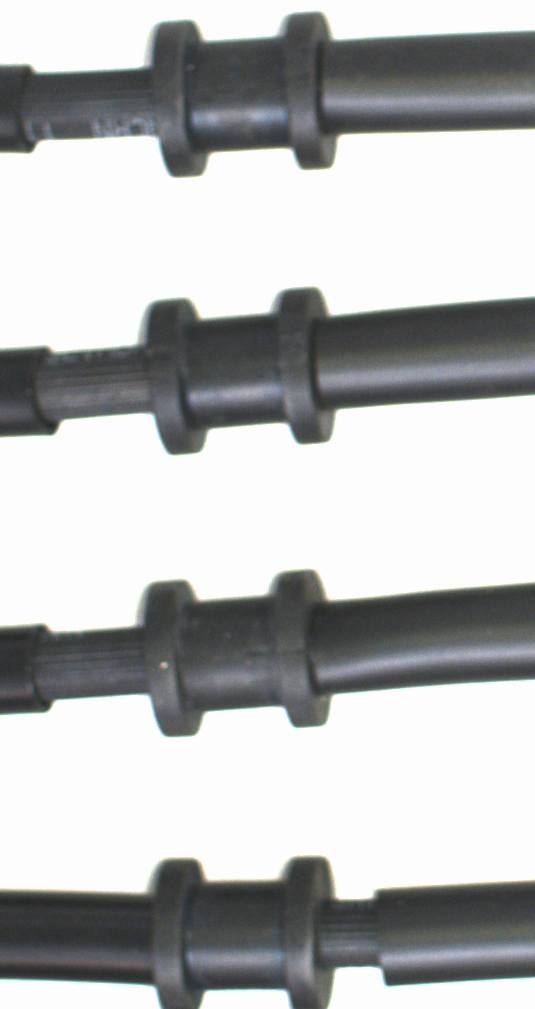
#> input picture datafornichi/template/h11_tem.bmp, 535 x 1009 px, given in place of h1.bmp, which was not available
$ python dialate.py
#> lines starting #> are read from the running program, lines starting #| are printed output that depends on the picture; after the words box and inside, x2 and y2 are one past the last pixel; in counts of white or black regions, pixels touching at a corner belong together; pictures that were not available may be replaced by others from this repository, and a replacement may not be noted
import os
import cv2
import numpy as np
import math
import time
try:
    import imutils
except:
    os.system("pip install imutils")
    import imutils

def fit_angel_pca(contours, hierarchy, src):
    min = 1000
    output = {}
    for index, cnt in enumerate(contours):
        if hierarchy[0, index, 3] != -1:
            continue;
        # if hierarchy[0, index, 2] != -1:
        #     continue;
        area = cv2.contourArea(cnt)
        if area >= min:
            data = cnt[:, 0, :].astype(np.float32)
            mean, eigenvectors = cv2.PCACompute(data, mean=None)
            angel = math.atan2(eigenvectors[0][1], eigenvectors[0][0]) * (180 / math.pi)
            mean_point = (int(round(mean[0][0])), int(round(mean[0][1])))
            cv2.circle(src, mean_point, 5, (0, 0, 255), -1)
            output[tuple(mean.flatten())] = angel
            scale = 100
            vector2_end = (int(mean_point[0] + eigenvectors[0][0] * scale), int(mean_point[1] + eigenvectors[0][1] * scale))
            cv2.arrowedLine(src, mean_point, vector2_end, (0, 255, 0), 1, cv2.LINE_AA)
    return output, src

def tienxuly(sr0):
    img_src = cv2.cvtColor(sr0, cv2.COLOR_BGR2GRAY)
    blurred = cv2.GaussianBlur(img_src, (3, 3), 0)
    _, edges_src = cv2.threshold(blurred, 180, 255, cv2.THRESH_BINARY_INV)
    contours, hierarchy = cv2.findContours(edges_src, cv2.RETR_TREE, cv2.CHAIN_APPROX_NONE)
    return contours, hierarchy, edges_src

def remove_jig(img):
    hsv = cv2.cvtColor(img, cv2.COLOR_BGR2HSV)
    lower_blue = np.array([90, 100, 100])
    upper_blue = np.array([130, 255, 255])
    # Tạo mask để chỉ giữ lại các pixel nằm trong khoảng giá trị màu xanh dương
    mask = np.zeros_like(img, dtype=np.uint8)
    mask[(hsv[:, :, 0] >= lower_blue[0]) & (hsv[:, :, 0] <= upper_blue[0]) &
         (hsv[:, :, 1] >= lower_blue[1]) & (hsv[:, :, 1] <= upper_blue[1]) &
         (hsv[:, :, 2] >= lower_blue[2]) & (hsv[:, :, 2] <= upper_blue[2])] =255
    result = cv2.bitwise_or(img, mask)
    # cv2.imshow('Original Image', mask)
    # cv2.imshow('Image without Blue-Green Objects', result)
    return result


def matching(object,template,x_size,y_size,edges_src,edges_tem,):
    for angle_t in template.values():
        for mean, angles in object.items():
            angle = (angles- angle_t)/2
            # angle = 0
            roi_x = 0
            roi_y = int(mean[1] - y_size / 2)
            roi_y = max(roi_y, 0)
            # Tạo ROI (Region of Interest)
            roi = edges_src[roi_y:roi_y + y_size, roi_x:x_size]
            center_rotate = (mean[0], mean[1])
            rotated_src = imutils.rotate(roi, angle, center_rotate)
            res = cv2.matchTemplate(rotated_src, edges_tem, method)
            min_val, max_val, min_loc, max_loc = cv2.minMaxLoc(res)
            cv2.imshow(f"detect {angle}", rotated_src)
            if max_val >= 0.8:
                print(max_val, mean, angle)
                mean_target.append(mean)
                angel_target.append(angles)
                topleft = max_loc
                topleft = (topleft[0], topleft[1] + roi_y)
                bottomright = (topleft[0] + w, topleft[1] + h)
                cv2.rectangle(sr0, topleft, bottomright, (0, 255, 255), 1)
            else:
                continue
path_src = "datafornichi/src/realsense/h1.bmp"
sr0 = cv2.imread(path_src)
#> sr0 is the input picture: shape (1009, 535, 3); mean B, G, R 185, 184.8, 183.4

sr0 = remove_jig(sr0)
#> in remove_jig, `hsv = cv2.cvtColor(img, cv2.COLOR_BGR2HSV)`: hsv: shape (1009, 535, 3); mean H, S, V 35.7, 8.6, 186.2
contours, hierarchy_src,edges_src = tienxuly(sr0)
#> in tienxuly, `_, edges_src = cv2.threshold(blurred, 180, 255, cv2.THRESH_BINARY_INV)`:
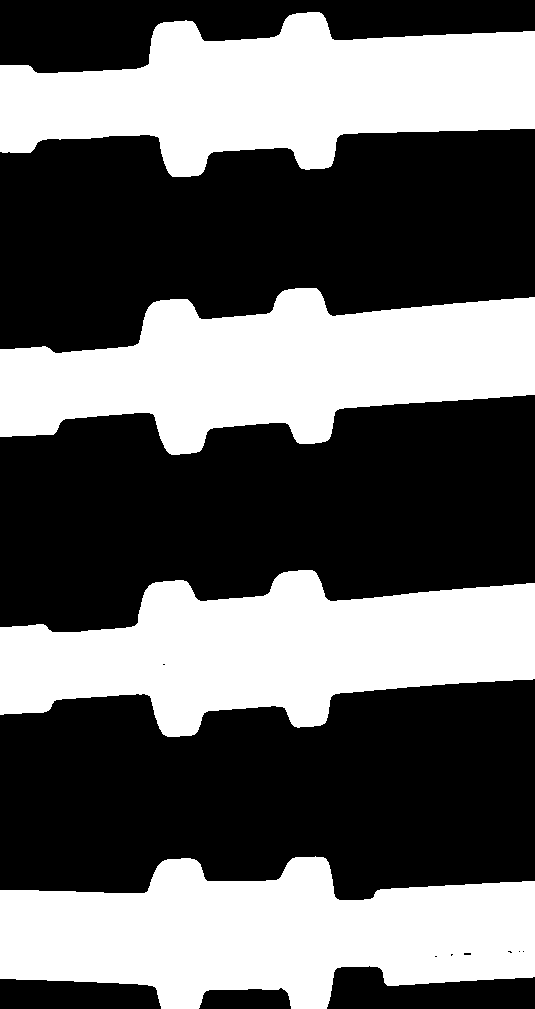
#> edges_src: shape (1009, 535); 40.6% white; 4 white regions
#> in tienxuly, `contours, hierarchy = cv2.findContours(edges_src, cv2.RETR_TREE, cv2.C..`: contours = 11 contours, 6 with area under 20; largest, box (x1, y1, x2, y2) and area: (0, 856, 535, 1009) 54702, (0, 288, 535, 455) 54276, (0, 570, 535, 737) 53964, (0, 12, 535, 177) 53510, (463, 952, 472, 956) 22

path_tem = "datafornichi/template/h1_tem.bmp"
sr1 = cv2.imread(path_tem)
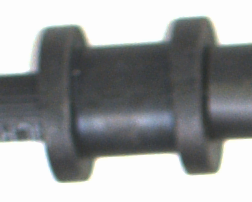
#> input picture datafornichi/template/h1_tem.bmp, 252 x 202 px
#> sr1 is the input picture: shape (202, 252, 3); mean B, G, R 157.7, 157.1, 154.9
sr1 = remove_jig(sr1)
#> in remove_jig (call 2), `hsv = cv2.cvtColor(img, cv2.COLOR_BGR2HSV)`: hsv: shape (202, 252, 3); mean H, S, V 52.6, 12.9, 159.2
contourt, hierarchy_tem,edges_tem = tienxuly(sr1)
#> in tienxuly (call 2), `blurred = cv2.GaussianBlur(img_src, (3, 3), 0)`:
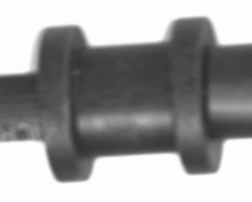
#> blurred: shape (202, 252); min 46, max 253, mean 156.5
#> in tienxuly (call 2), `_, edges_src = cv2.threshold(blurred, 180, 255, cv2.THRESH_BINARY_INV)`:
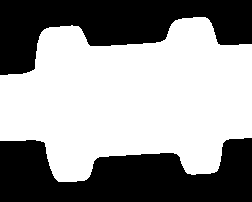
#> edges_src: shape (202, 252); 58% white; 2 black regions
#> in tienxuly (call 2), `contours, hierarchy = cv2.findContours(edges_src, cv2.RETR_TREE, cv2.C..`: contours = 1 contour; box (x1, y1, x2, y2) and area: (0, 17, 252, 182) 29114
#> contourt has the same summary as contours in tienxuly

template, template_show = fit_angel_pca(contourt, hierarchy_tem, sr1)
#> the loop in fit_angel_pca, `for index, cnt in enumerate(contours):` made 1 pass
#> (area, mean, eigenvectors, angel, mean_point, scale, vector2_end) on pass 1: (29114.5, [[128.7, 99.18]], [[0.997, -0.0744], [0.0744, 0.997]], -4.27, (129, 99), 100, (228, 91))
#> after the loop in fit_angel_pca, `for index, cnt in enumerate(contours):`: output = {(128.7, 99.18): -4.27}
#> template = {(128.7, 99.18): -4.27}
object, src_show = fit_angel_pca(contours, hierarchy_src, sr0)
#> the loop in fit_angel_pca (call 2), `for index, cnt in enumerate(contours):` made 11 passes
#> (area, mean, eigenvectors, angel, mean_point, vector2_end) on passes 1, 8, 10, 11: (54702, [[269, 934.1]], [[1, -0.00929], [0.00929, 1]], -0.532, (269, 934), (368, 933)), (53964.5, [[264, 651.1]], [[0.997, -0.0796], [0.0796, 0.997]], -4.56, (264, 651), (363, 643)), (54276.5, [[264.9, 368.8]], [[0.996, -0.0943], [0.0943, 0.996]], -5.41, (265, 369), (364, 359)), (53510, [[265.2, 93.34]], [[0.998, -0.06], [0.06, 0.998]], -3.44, (265, 93), (364, 87))
#> cnt on passes 5 to 6: [[522, 951], [523, 950], [524, 951], [523, 952]], [[518, 951], [519, 950], [520, 951], [519, 952]]
#> object = {(269, 934.1): -0.532, (264, 651.1): -4.56, (264.9, 368.8): -5.41, (265.2, 93.34): -3.44}
# cv2.imshow(f"src_show",template_show)


# # init parameter
method = eval("cv2.TM_CCOEFF_NORMED")
h, w = edges_tem.shape[:2]
#> h = 202; w = 252
topleft = [0, 0]
y_size = max(h, w)
#> y_size = 252
x_size = edges_src.shape[1]
#> x_size = 535
angel_target = []
mean_target = []

for angle_t in template.values():
    for mean, angles in object.items():
        angle = (angles- angle_t)/2
        # angle = 0
        # Tính toán vị trí góc trái của ROI
        roi_x = 0
        roi_y = int(mean[1] - y_size / 2)
        roi_y = max(roi_y, 0)
        # Tạo ROI (Region of Interest)
        roi = edges_src[roi_y:roi_y + y_size, roi_x:x_size]
        center_rotate = (mean[0], mean[1])
        rotated_src = imutils.rotate(roi, angle, center_rotate)
#> (the run stopped early here; a loop or call above may not have finished)
